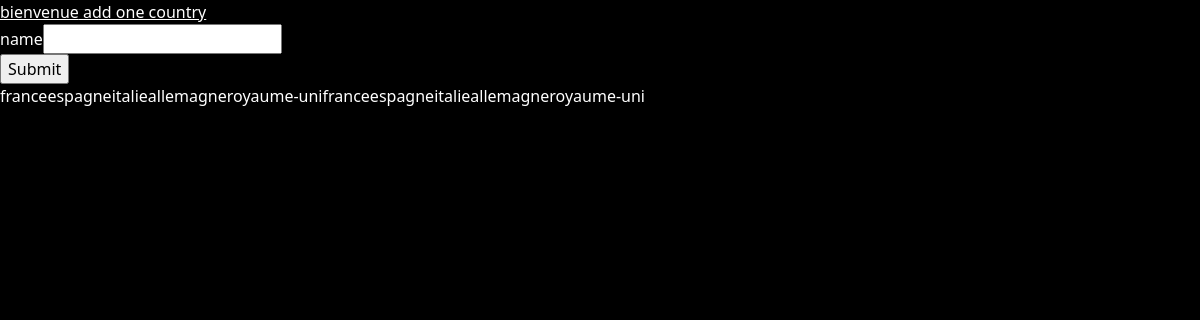
Before: /add_one_country with the older database file.
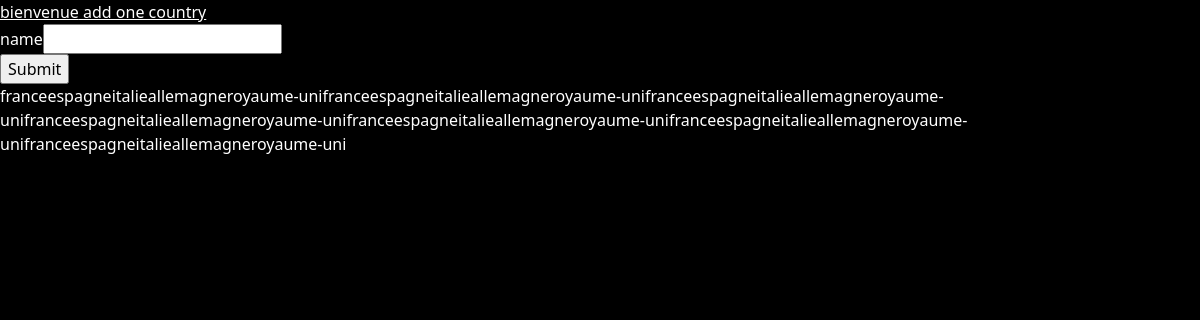
After: the same page with the newer database file.
### tables this page shows
CREATE TABLE country(
        id integer primary key autoincrement,
        name text
                    );

### app.py (the view)
@app.route("/add_one_country", methods=["GET","POST"])
def add_one_country():
    if request.method == 'POST':
        the_username = "anonyme"
        one_user = query_db("insert into country (name) values (:name)",request.form)
        user = query_db('select * from country')
        return render_template("countryform.html", countrys=user, one_user=one_user, the_title="add new country")
    user = query_db('select * from country')
    one_user = query_db("select * from country limit 1", one=True)
    return render_template("countryform.html", countrys=user, one_user=one_user, the_title="add new country")

### app.py (called while the page is built)
@app.teardown_appcontext
def close_connection(exception):
    db = getattr(g, '_database', None)
    if db is not None:
        db.close()

### yourappdb.py (called while the page is built)
def get_db():
    db = getattr(g, '_database', None)
    if db is None:
        db = g._database = sqlite3.connect(DATABASE)
    db.row_factory = sqlite3.Row
    return db

def query_db(query, args=(), one=False):
    mydb = get_db()
    cur = mydb.execute(query, args)
    if "insert into" in query:
        mydb.commit()
    rv = cur.fetchall()
    cur.close()
    return (rv[0] if rv else None) if one else rv

### templates/countryform.html
{% extends 'base.html' %}{% block content %}<form method="POST"><div class="field"><label>name</label><input name="name"/></div><div class="actions"><input type="submit"/></div></form>{% for x in countrys %}{{x["name"] }}{% endfor %}{% endblock %}{% block liens %}<a href="/">bienvenue</a><a href="/add_one_country"> add one country</a>{% endblock %}

### templates/base.html (shortened to what this page needs)
<!DOCTYPE html>
<html>
<head>
<link href="https://cdn.jsdelivr.net/npm/bootstrap@5.3.8/dist/css/bootstrap.min.css" rel="stylesheet">
	<link rel="stylesheet" href="/static/css/main.css">
</head>
<body>
<div id="container">
  {% block liens %}
  {% endblock %}
  {% block content %}
  {% endblock %}
</div>
</body>
</html>

### static/css/main.css (style rules this page uses)
body { background:black; color:white; }
a, a:visited, a:hover, a:link { color:white; }

Changed rows visible on the page:
added country: name "france"
added country: name "espagne"
added country: name "italie"
added country: name "allemagne"
added country: name "royaume-uni"
added country: name "france"
added country: name "espagne"
added country: name "italie"
added country: name "allemagne"
added country: name "royaume-uni"
added country: name "france"
added country: name "espagne"
added country: name "italie"
added country: name "allemagne"
added country: name "royaume-uni"
added country: name "france"
added country: name "espagne"
added country: name "italie"
added country: name "allemagne"
added country: name "royaume-uni"
added country: name "france"
added country: name "espagne"
added country: name "italie"
added country: name "allemagne"
added country: name "royaume-uni"
